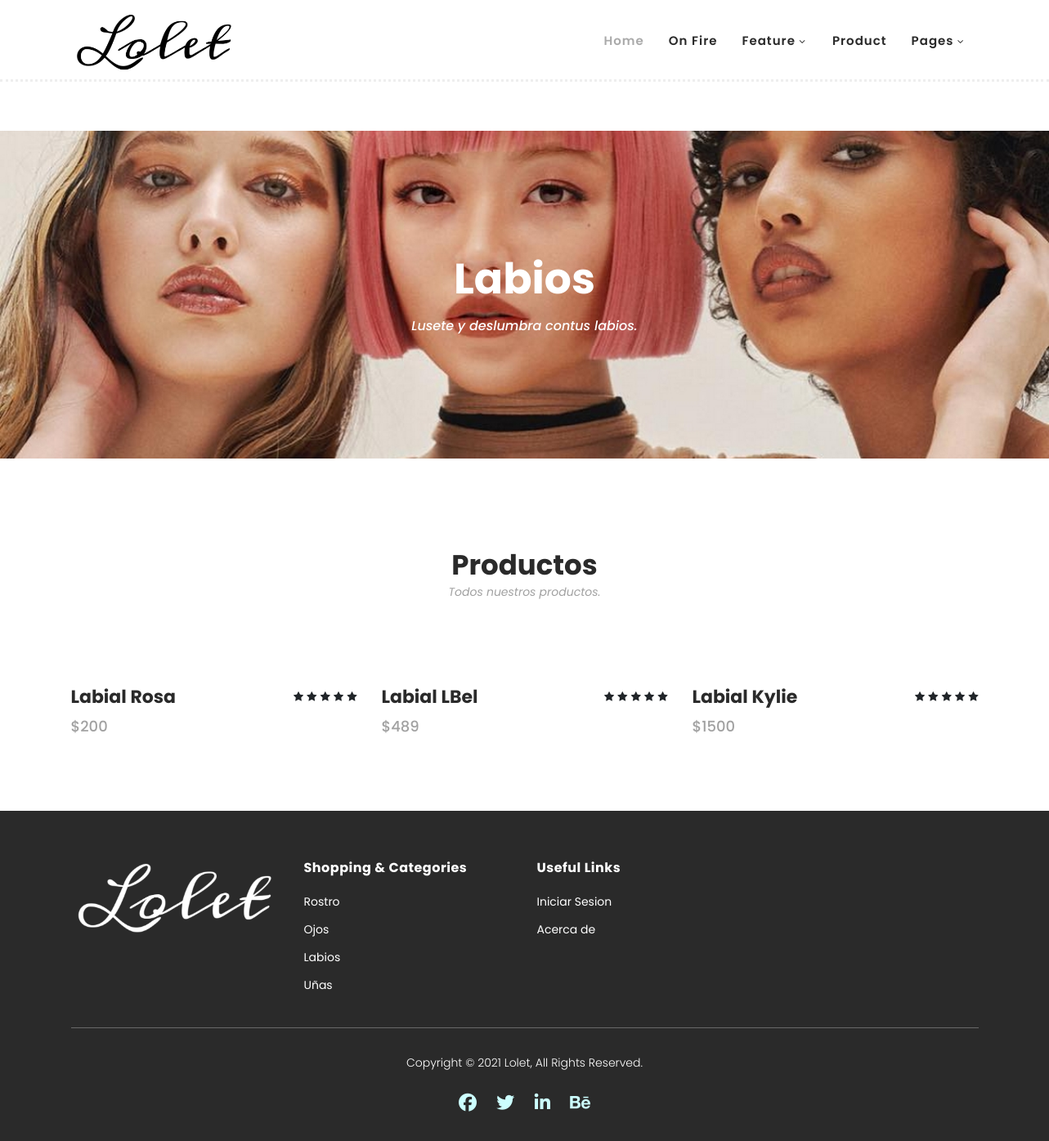
Screenshot of /labios.php with the database file from the repository.
### tables this page shows
CREATE TABLE `productos` (
  `id_producto` int(11) NOT NULL,
  `foto` varchar(100) NOT NULL,
  `articulo` varchar(50) NOT NULL,
  `categoria` varchar(100) NOT NULL,
  `precio` int(11) NOT NULL,
  `descripcion` varchar(100) NOT NULL
);

### labios.php (the view, shortened to what this page needs)
<?php
require("head.php");
?>
<div class="page-heading women-page" id="top">
    <div class="container">
        <div class="row">
            <div class="col-lg-12">
                <div class="inner-content">
                    <h2>Labios</h2>
                    <span>Lusete y deslumbra contus labios.</span>
                </div>
            </div>
        </div>
    </div>
</div>
<section class="section" id="products">
    <div class="container">
        <div class="row">
            <div class="col-lg-12">
                <div class="section-heading">
                    <h2>Productos</h2>
                    <span>Todos nuestros productos.</span>
                </div>
            </div>
        </div>
    </div>
    <div class="container">
        <div class="row">
            <?php
            require("keys/conection.php");
            if ($conn) {
                $SELECT = "SELECT * FROM productos WHERE categoria = 'labios' ORDER BY rand() LIMIT 3";
                $resultado = mysqli_query($conn, $SELECT);
                if ($resultado) {
                    while ($com = $resultado->fetch_array()) {
            ?>
                        <div class="col-lg-4">
                            <div class="item">
                                <div class="thumb">
                                </div>
                                <div class="down-content">
                                    <h4><?php echo $com['articulo']; ?></h4>
                                    <span>$<?php echo $com['precio']; ?></span>
                                    <ul class="stars">
                                        <li><i class="fa fa-star"></i></li>
                                        <li><i class="fa fa-star"></i></li>
                                        <li><i class="fa fa-star"></i></li>
                                        <li><i class="fa fa-star"></i></li>
                                        <li><i class="fa fa-star"></i></li>
                                    </ul>
                                </div>
                            </div>
                        </div>
            <?php
                    }
                } else {
                    echo " se fue a la verga";
                }
            } else {
                echo "la coneccion fallo";
            }
            ?>
        </div>
    </div>
</section>
<?php
require("footer.php");
?>

### assets/css/templatemo-hexashop.css (style rules this page uses)
html, body, div, span, applet, object, iframe, h1, h2, h3, h4, h5, h6, p, blockquote, div pre, a, abbr, acronym, address, big, cite, code, del, dfn, em, font, img, ins, kbd, q, s, samp, small, strike, strong, sub, sup, tt, var, b, u, i, center, dl, dt, dd, ol, ul, li, figure, header, nav, section, article, aside, footer, figcaption { margin: 0; padding: 0; border: 0; outline: 0; }
ul, li { padding: 0; margin: 0; list-style: none; }
header, nav, section, article, aside, footer, hgroup { display: block; }
* { box-sizing: border-box; }
html, body { font-family: 'Poppins', sans-serif; font-weight: 400; background-color: #fff; font-size: 16px; -ms-text-size-adjust: 100%; -webkit-font-smoothing: antialiased; -moz-osx-font-smoothing: grayscale; }
h1, h2, h3, h4, h5, h6 { margin-top: 0px; margin-bottom: 0px; }
ul { margin-bottom: 0px; }
html, body { background: #fff; font-family: 'Poppins', sans-serif; }
.section-heading h2 { font-size: 34px; font-weight: 700; color: #2a2a2a; }
.section-heading span { font-size: 14px; color: #a1a1a1; font-style: italic; font-weight: 400; }
.page-heading { margin-top: 160px; margin-bottom: 30px; background-position: center center; background-size: cover; background-repeat: no-repeat; }
.women-page { background-image: url(../images/products-page-heading-women.jpg); }
.page-heading .inner-content { padding: 150px 0px; text-align: center; }
.page-heading .inner-content h2 { font-size: 52px; color: #fff; font-weight: 700; margin-bottom: 15px; }
.page-heading .inner-content span { font-size: 16px; font-weight: 500; color: #fff; font-style: italic; }
#products .section-heading { text-align: center; margin-bottom: 60px; margin-top: 80px; }
#products .item { margin-bottom: 30px; }
#products .item .down-content { padding-top: 20px; position: relative; z-index: 3; background-color: #fff; }
#products .item .down-content h4 { font-size: 22px; color: #2a2a2a; font-weight: 700; margin-bottom: 8px; }
#products .item .down-content span { font-size: 18px; color: #a1a1a1; font-weight: 500; display: block; }
#products .item .down-content ul.stars { position: absolute; right: 0; top: 20px; }
#products .item .down-content ul.stars li { display: inline; font-size: 13px; }
#products .item .thumb { position: relative; }

### rows the page displays
productos: articulo "Labial Rosa", precio "200"
productos: articulo "Labial LBel", precio "489"
productos: articulo "Labial Kylie", precio "1500"
